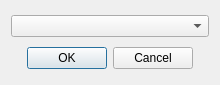
<?xml version="1.0" encoding="UTF-8"?>
<ui version="4.0">
 <class>DisplayFrame</class>
 <widget class="QWidget" name="DisplayFrame">
  <property name="geometry">
   <rect>
    <x>0</x>
    <y>0</y>
    <width>220</width>
    <height>85</height>
   </rect>
  </property>
  <property name="sizePolicy">
   <sizepolicy hsizetype="Expanding" vsizetype="Expanding">
    <horstretch>0</horstretch>
    <verstretch>0</verstretch>
   </sizepolicy>
  </property>
  <property name="minimumSize">
   <size>
    <width>220</width>
    <height>85</height>
   </size>
  </property>
  <layout class="QGridLayout" name="gridLayout">
   <item row="1" column="0">
    <widget class="QDialogButtonBox" name="buttons">
     <property name="standardButtons">
      <set>QDialogButtonBox::Cancel|QDialogButtonBox::Ok</set>
     </property>
     <property name="centerButtons">
      <bool>true</bool>
     </property>
    </widget>
   </item>
   <item row="0" column="0">
    <widget class="QComboBox" name="display"/>
   </item>
  </layout>
 </widget>
 <resources/>
 <connections/>
</ui>
